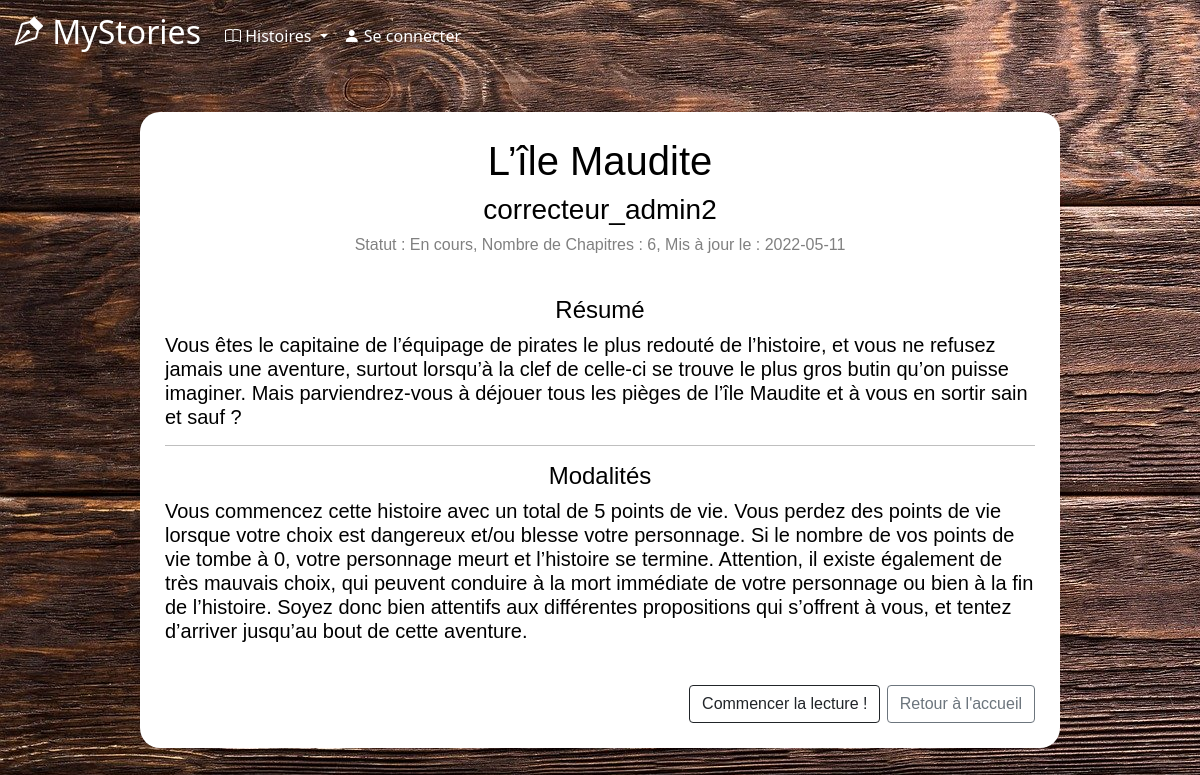
The app's page /StorySummary.php?id=4 with its own data.
### tables this page shows
CREATE TABLE `stories` (
  `id_story` int(11) NOT NULL,
  `title` varchar(50) DEFAULT NULL,
  `author` varchar(30) DEFAULT NULL,
  `nbChapters` int(11) DEFAULT NULL,
  `finished` tinyint(1) DEFAULT NULL,
  `date` date DEFAULT NULL,
  `hide` tinyint(1) NOT NULL,
  `summary` mediumtext NOT NULL,
  `nbrPoints` int(11) DEFAULT NULL
);

### StorySummary.php (the view, shortened to what this page needs)
<?php include("includes/header.php") ?>
<?php include("includes/connect.php") ?>
<main>
    <div id=backgroundConnexion>
        <?php
        $requete = "SELECT * FROM user WHERE login_usr = :usr_login";
        $req = $bdd->prepare($requete);
        $req->execute(array(
            'usr_login' => $_SESSION['login'],
        ));
        $ligne = $req->fetch();
        $id_user = $ligne['id_usr'];
        $requete = "SELECT * FROM stories WHERE id_story = :id";
        $req = $bdd->prepare($requete);
        $req->execute(array('id' => $_GET['id']));
        $histoire = $req->fetch();
        ?> <h1 id="centre"><?php echo $histoire['title']; ?></h2>
            <h3 id="centre"><?php echo $histoire['author']; ?></h3>
            <h6 id="donneesHistoire">Statut : <?php if ($histoire['finished'] == 0) {
                                                    echo "En cours";
                                                } else {
                                                    echo "Terminée";
                                                } ?>, Nombre de Chapitres : <?php echo $histoire['nbChapters']; ?>, Mis à jour le : <?php echo $histoire['date']; ?></h6>
            <br />
            <h4 id="centre">Résumé</h4>
            <h5> <?php echo $histoire['summary']; ?> </h5>
            <hr />
            <h4 id="centre">Modalités</h4>
            <h5>Vous commencez cette histoire avec un total de <?= $histoire['nbrPoints'] ?> points de vie. Vous perdez des points de vie lorsque votre choix est dangereux et/ou blesse votre personnage. Si le nombre de vos points de vie tombe à 0, votre personnage meurt et l’histoire se termine. Attention, il existe également de très mauvais choix, qui peuvent conduire à la mort immédiate de votre personnage ou bien à la fin de l’histoire. Soyez donc bien attentifs aux différentes propositions qui s’offrent à vous, et tentez d’arriver jusqu’au bout de cette aventure.</h5>
            <br />
            <div id="btn-lecture">
                <?php
                $id_story = $_GET['id'];
                $requete2 = "SELECT * FROM advancement WHERE id_story = :id_story AND id_usr = :id_usr";
                $req2 = $bdd->prepare($requete2);
                $req2->execute(array(
                    'id_story' => $id_story,
                    'id_usr' => $id_user
                ));
                if ($req2->rowCount() == 1) {
                    $ligne = $req2->fetch();
                    $chapter = $ligne['numChapter'];
                    $link = "chapter.php?story_id=$id_story&chapter_num=$chapter&choice_num=0&prev_chap=0"; ?>
                    <a class="btn btn-outline-dark" href=<?= $link ?> role="button">Reprendre la lecture !</a><?php
                    }
                    else {
                        $link = "chapter.php?story_id=$id_story&chapter_num=1&choice_num=0&prev_chap=0"; ?>
                        <a class="btn btn-outline-dark" href=<?= $link ?> role="button">Commencer la lecture !</a> <?php
                    }
                        ?>
                <a class="btn btn-outline-secondary" href="index.php" role="button">Retour à l'accueil</a>
            </div>
    </div>
</main>
</body>
</html>

### style.css (style rules this page uses)
.accueil { background-image: url("images/fondBois.jpg"); }
body { background-color: black; color: white; }
main { margin: 20px 10%; color: black; padding: 20px; position: relative; background-size: cover; background-attachment: fixed; width: 80vw; font-size: 0.6cm; font-family: 'Trebuchet MS', 'Lucida Sans Unicode', 'Lucida Grande', 'Lucida Sans', Arial, sans-serif; }
#btn-lecture { display: flex; justify-content: flex-end; }
#backgroundConnexion { position: relative; top: 0; left: 0; min-height: 60vh; background: white; border-radius: 20px; padding: 25px; z-index: 1; }
#centre { display: flex; justify-content: center; }
#donneesHistoire { color: grey; text-align: center; }

### records on screen
stories: title "L’île Maudite", author "correcteur_admin2", nbChapters "6", date "2022-05-11", summary "Vous êtes le capitaine de l’équipage de pirates le plus redouté de l’histoire, et vous ne refusez jamais une aventure, surtout lorsqu’à la clef de celle-ci se trouve le plus gros butin qu’on puisse imaginer. Mais parviendrez-vous à déjouer tous les pièges de l’île Maudite et à vous en sortir sain et sauf ?", nbrPoints "5"
